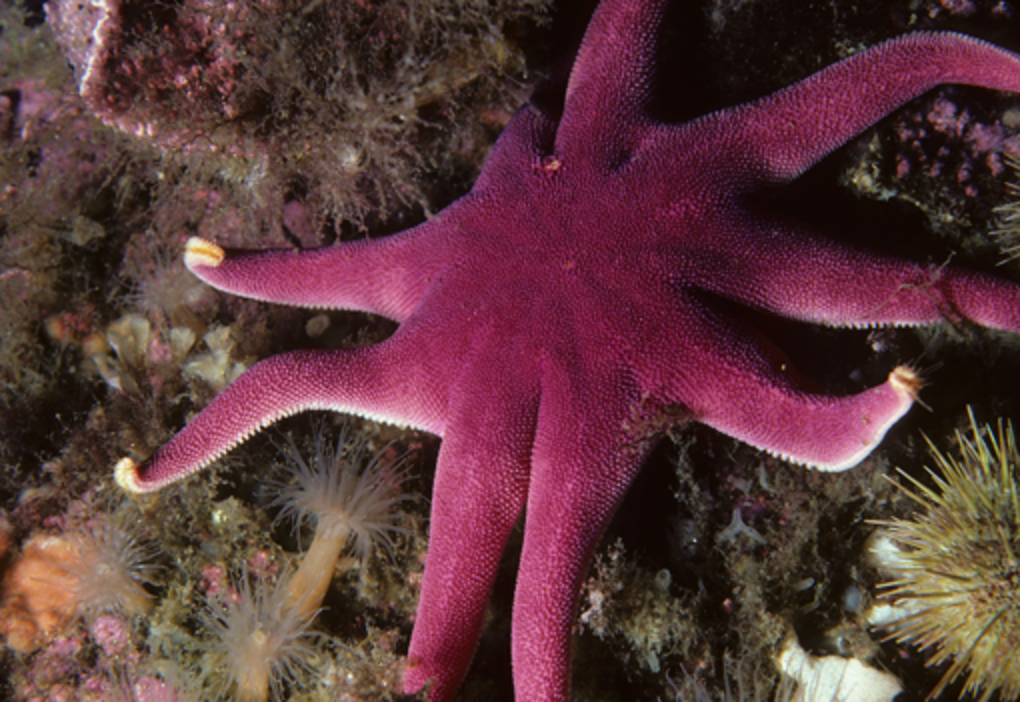
#> input picture data/LR/0001_lr.png, 2040 x 1404 px, given in place of ., which was not available (shown at 1/2 size)
$ python -i _prepare_data_simple.py   (imports and definitions only)
#> lines starting #> are read from the running program, lines starting #| are printed output that depends on the picture
# scripts/preprocess_fixed_first80_81_90.py
"""
Deterministic preprocess:
 - read HR images from data/HR/ (sorted order)
 - create blurry LR images in data/LR/ (HR -> downscale -> upscale)
 - split by fixed indices:
     train = first 80 images (indices 0..79)
     val   = next 10 images  (indices 80..89)
     test  = next 10 images  (indices 90..99)
   (if fewer than 100 images, uses available counts)
 - copy paired HR and LR into data/processed/{train,val,test}/{HR,LR}

Run:
    python scripts/preprocess_fixed_first80_81_90.py
"""
import os
from PIL import Image
from shutil import copyfile

# --- NEW: plotting libs for summary ---
try:
    import matplotlib.pyplot as plt
except Exception:
    plt = None
# ---------------------------------------

# -------------- SETTINGS --------------
SCALE = 4                    # downscale factor for LR creation
TRAIN_END = 80               # first 80 -> train (indices 0..79)
VAL_END = 90                 # 81..90 -> val (indices 80..89), test starts at 90
# --------------------------------------

ROOT = os.path.dirname(os.path.dirname(__file__))
HR_FOLDER = os.path.join(ROOT, "data", "HR")
LR_FOLDER = os.path.join(ROOT, "data", "LR")              # intermediate LR images
PROC_FOLDER = os.path.join(ROOT, "data", "processed")

# helper to list image files (sorted)
# [12 lines left out: functions list_images, make_dirs, not called in this run]

# create blurry LR files for each HR (same base name + _lr.png)
def create_blurry_lr_files(hr_files):
#> called with hr_files = '../data/LR/0001_lr.png'
    if not hr_files:
        raise SystemExit(f"No HR images found in {HR_FOLDER}. Put your HR images there and run again.")
    print(f"Creating blurry LR images for {len(hr_files)} HR files (saved to {LR_FOLDER}) ...")
    for fname in hr_files:
        src = os.path.join(HR_FOLDER, fname)
        base, _ext = os.path.splitext(fname)
        dst = os.path.join(LR_FOLDER, base + "_lr.png")
        try:
            img = Image.open(src).convert("RGB")
#> img is the input picture: PIL image 2040x1404 RGB; mean R, G, B 91.5, 55.7, 58.4
            w, h = img.size
#> w = 2040; h = 1404
            small = img.resize((max(1, w//SCALE), max(1, h//SCALE)), Image.BICUBIC)
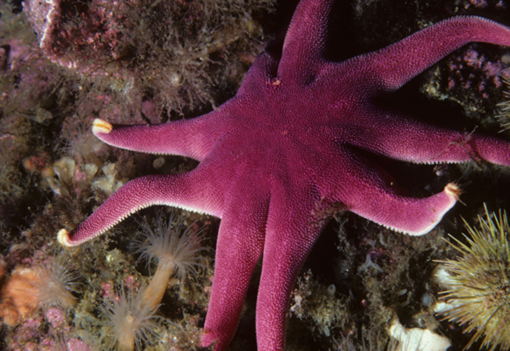
#> small: PIL image 510x351 RGB; mean R, G, B 91.5, 55.7, 58.4
            lr = small.resize((w, h), Image.BICUBIC)
#> pass 3 of the loop in create_blurry_lr_files, `for fname in hr_files:`:
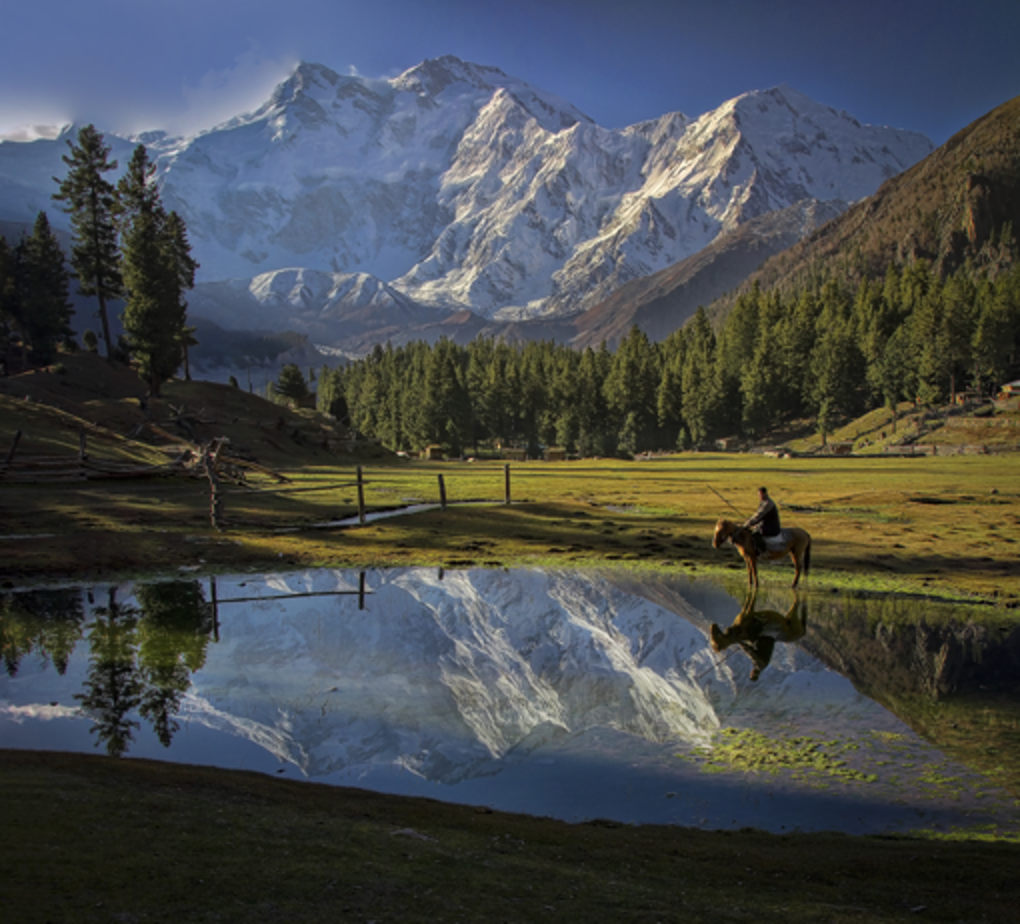
#> input picture data/LR/0002_lr.png, 2040 x 1848 px, given in place of , which was not available (shown at 1/2 size)
#> in create_blurry_lr_files, img is the input picture: PIL image 2040x1848 RGB; mean R, G, B 70.3, 74.2, 75.5
#> in create_blurry_lr_files, `small = img.resize((max(1, w//SCALE), max(1, h//SCALE)), Image.BICUBIC)`:
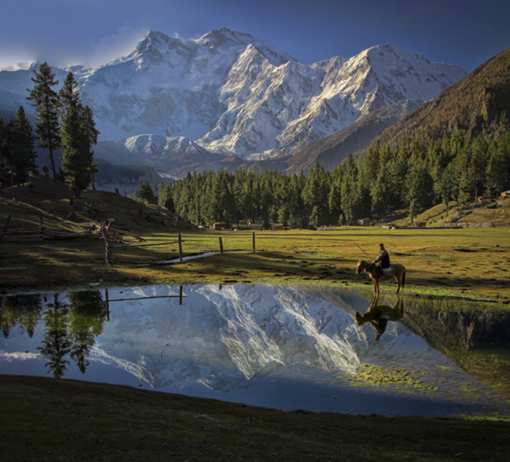
#> small: PIL image 510x462 RGB; mean R, G, B 70.3, 74.2, 75.5
#> lr: PIL image 2040x1848 RGB
#> the loop made 22 passes; the first 3 are shown
            lr.save(dst, format="PNG")
        except Exception as e:
            print(f"  Skipped {fname}: {e}")

# deterministic fixed split and copy pairs
# [145 lines left out: functions fixed_split_copy, summarize_splits, main, not called in this run]

# [2 lines not run here, left out]

>>> result = create_blurry_lr_files('../data/LR/0001_lr.png')
